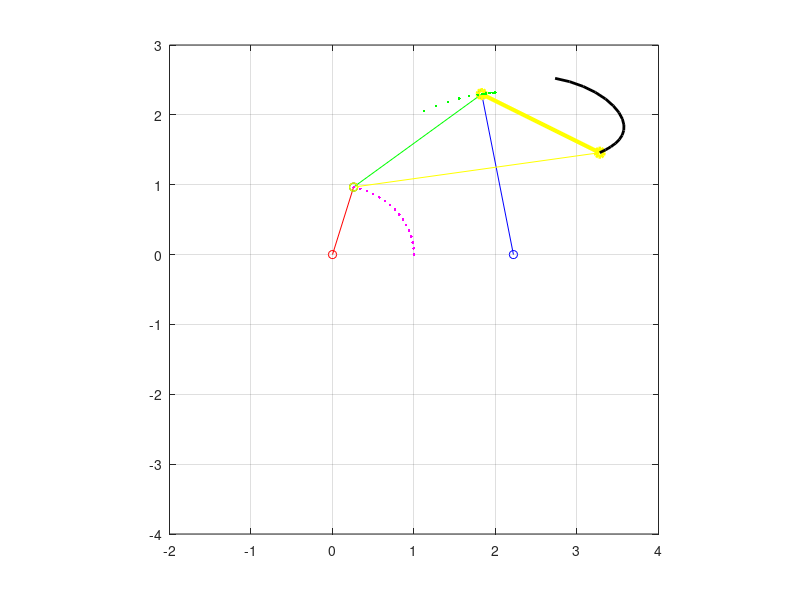
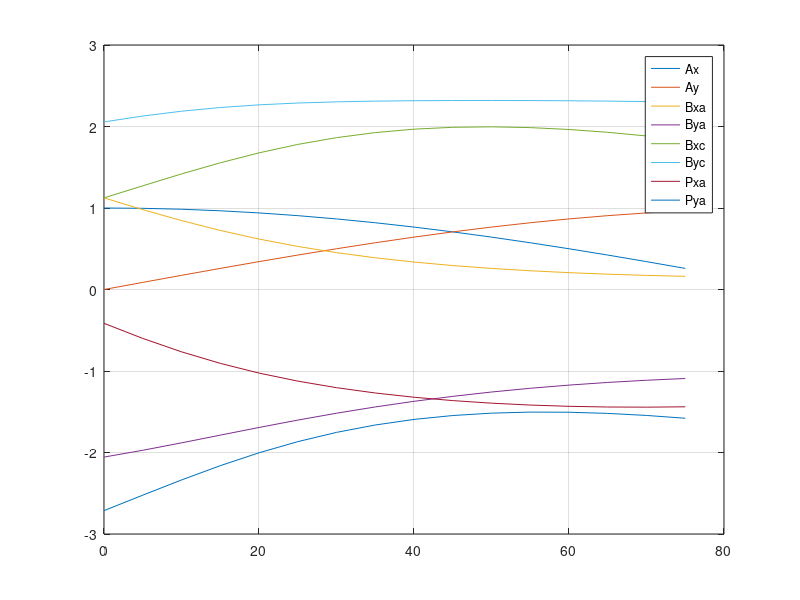
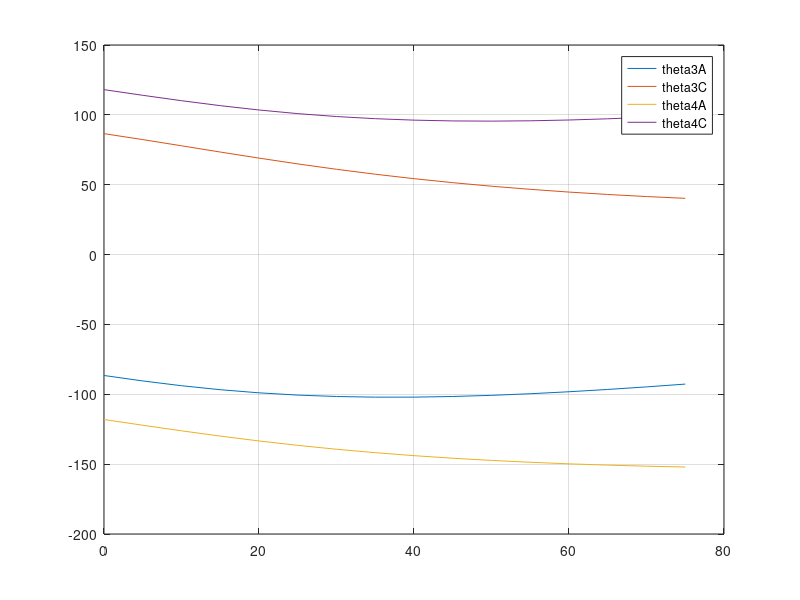

Write the MATLAB code that produced these figures, in order.
% Programa para analizar la posición de un M4L
% Método Lazo Vectorial
% Eduardo Cano G.


% Tamño de eslabones
a = 1.0; %L2
b = 2.06; %L3
c = 2.33; %L4
d = 2.22; %L1
ap = 3.06;


% Coordenadas de Ox, Oy y Qx, Qy
Ox = 0; Oy = 0;
Qx = d; Qy = 0;

theta2d = 0:5:75;


% Posiciones de Ax , Ay
Ax = a*cosd(theta2d);
Ay = a*sind(theta2d);


% Variables Auxiliares 

k1 = d/a;
k2 = d/c;
k3 = (a^2 - b^2 + c^2 + d^2)/(2*a*c);

k4 = d/b;
k5 = d/a;
k6 = (c^2 - a^2 - b^2 - d^2)/(2*a*b);

A = -k1 + cosd(theta2d) - k2*cosd(theta2d) + k3;
B = -2*sind(theta2d);
C = k1 - cosd(theta2d) - k2*cosd(theta2d) + k3;

D = -k5 + cosd(theta2d) + k4*cosd(theta2d) + k6;
E = -2*sind(theta2d);
F = k5 - cosd(theta2d) + k4*cosd(theta2d) + k6;




theta3da = 2*atand((-E + sqrt(E.^2 - 4.*D.*F)) ./ (2.*D));
theta3dc = 2*atand((-E - sqrt(E.^2 - 4.*D.*F)) ./ (2.*D));

theta4da = 2*atand((-B + sqrt(B.^2 - 4.*A.*C)) ./ (2.*A));
theta4dc = 2*atand((-B - sqrt(B.^2 - 4.*A.*C)) ./ (2.*A));



% Posiciones de B

Bxa = c*cosd(theta4da) + d;
Bya = c*sind(theta4da);


Bxc = c*cosd(theta4dc) + d;
Byc = c*sind(theta4dc);

% Posiciones de P

anguloBAP = -31;

Pxa = Ax + ap*cosd(theta3da + anguloBAP);
Pya = Ay + ap*sind(theta3da + anguloBAP);

Pxc = Ax + ap*cosd(theta3dc + anguloBAP);
Pyc = Ay + ap*sind(theta3dc + anguloBAP);



figure(20)
for k = 1 : length(theta2d)
    plot([Ox, Ax(k)] , [Oy, Ay(k)], '-or',...
        [Ax(k) , Bxc(k)] , [Ay(k) , Byc(k)], '-og',...
        [Bxc(k) , Qx] , [Byc(k) , Qy] , '-ob' , ...
        [Ax(k) , Pxc(k)] , [Ay(k) , Pyc(k)], '-oy',...
        [Pxc(k) , Bxc(k)] , [Pyc(k) , Byc(k)], '-oy',...
        'LineWidth',3);
    hold on;
    plot(Ax(1:k), Ay(1:k), 'm.', 'LineWidth', 2); 
    plot(Bxc(1:k), Byc(1:k), 'g.', 'LineWidth', 2);
    plot(Pxc(1:k), Pyc(1:k), 'k-', 'LineWidth', 2);

    %{
        separacionFilas = 12; 
        separacionColumnas = 12; 
        columna1 = -6; 
        columna2 = columna1-separacionFilas; 
        columna3 = columna1 + separacionFilas; 
        columna4 = columna3 + separacionFilas; 
        columna5 = columna4 + separacionFilas; 
        %Agarrotamientos 
        text(columna1-12,24,['angulo limite superior =', num2str(agarrotamientoSuperior)]); 
        text(columna1-12,22,['angulo limite inferior =',num2str(agarrotamientoInferior)]); 
        %Imprimir longitud de eslabones 
        text(columna1,18,['a =',num2str(a)]); 
        text(columna1,16,['b =',num2str(b)]); 
        text(columna1,14,['c =',num2str(c)]); 
        text(columna1,12,['d =',num2str(d)]); 
         

        %Parametros 
        text(columna4,18,['Ax =',num2str(Ax)]); 
        text(columna4,16,['Ay =',num2str(Ay)]); 
             
        text(columna5,18,['By =',num2str(Bya)]); 
        text(columna5,16,['Bx =',num2str(Bxa)]); 
         
         
        text(columna2,18, ['\theta2=',num2str(theta2d)]);     
        text(columna2,16,['\theta3 =',num2str(theta3da)]); 
        text(columna2,14,['\theta4 =',num2str(theta4da)]); 
         
        %punto P  
        text(columna3,18,['px =',num2str(Pxa)]); 
        text(columna3,16,['py =',num2str(Pya)]); 
    %}

    axis([-2 4 -4 3])
    grid on
    axis square

    drawnow
    pause(0.1)
    hold off

end

figure(21)
%subplot(132)
pocisiones_matriz = [Ax; Ay; Bxa; Bya; Bxc; Byc; Pxa; Pya];
plot(theta2d, pocisiones_matriz);
grid on
legend('Ax', 'Ay', 'Bxa', 'Bya', 'Bxc', 'Byc', 'Pxa', 'Pya')


figure(22)
%subplot(133)
angulos_matriz = [theta3da; theta3dc; theta4da; theta4dc ];
plot(theta2d, angulos_matriz);
grid on
legend('theta3A', 'theta3C', 'theta4A', 'theta4C')
